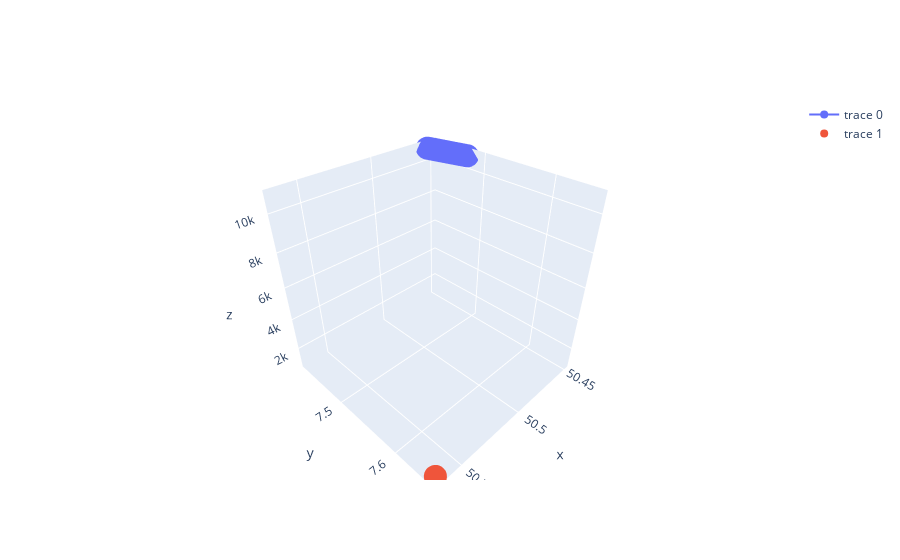

Source (notebook cell):
### Code cell
#ploting 3D our aircraft with the nearest airports in each time  in area=S≤ 39.1km × 19.5km
import plotly.offline as py
import numpy as np
trip296_nearest_airports_pandas_DataFrame = pd.DataFrame.from_records(trip296_nearest_airports.collect(), columns=trip296_nearest_airports.columns)
_data = [go.Scatter3d(x=trip296_pandas_DataFrame['latitude'], 
         y=trip296_pandas_DataFrame['longitude'], z=trip296_pandas_DataFrame['geoAltitude'], mode='lines+markers')]
_data1 = [go.Scatter3d(x=trip296_nearest_airports_pandas_DataFrame['latitude_deg'], 
         y=trip296_nearest_airports_pandas_DataFrame['longitude_deg'], z=trip296_nearest_airports_pandas_DataFrame['elevation_ft'], mode='markers')]
py.iplot(_data+_data1)
py.plot(_data+_data1, filename='ploting 3D nearest airoport.html')
